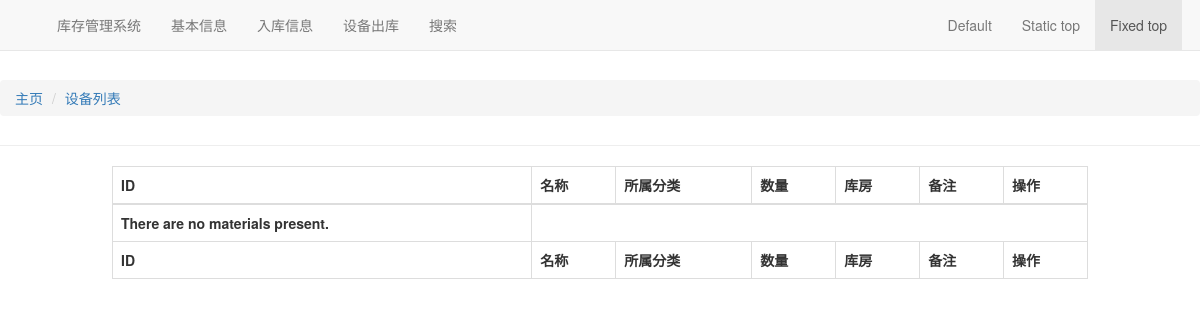
/asset/materials, run on an earlier commit of the app's database.
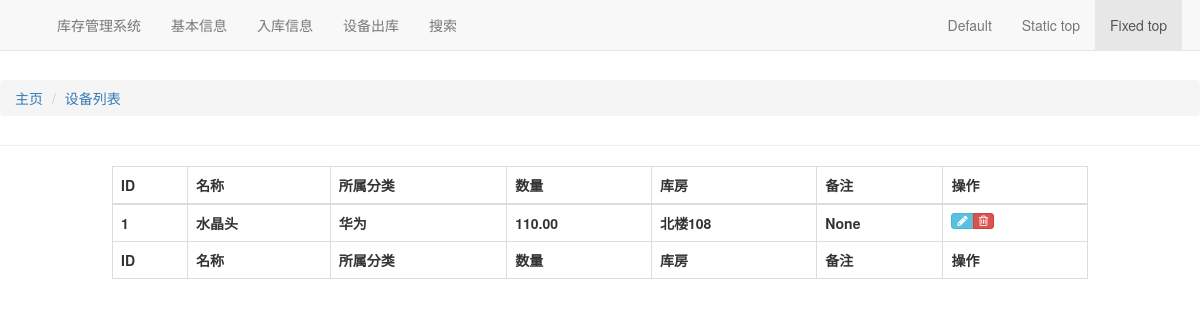
And on a later commit of the database.
### asset/models.py (models this page shows, shortened)
class Material(CommonInfo):
    classification = models.ForeignKey(Wordbook,
                                       blank=True,
                                       on_delete=models.SET_NULL,
                                       related_name='material_classifications',
                                       null=True,
                                       verbose_name="类型")
    name = models.ForeignKey(Wordbook,
                             blank=True,
                             on_delete=models.SET_NULL,
                             related_name='material_names',
                             null=True,
                             verbose_name="名称")
    amount = models.DecimalField(default=0,
                                 max_digits=10,
                                 decimal_places=2,
                                 verbose_name="数量")
    warehouse = models.ForeignKey(Warehouse,
                                  on_delete=models.SET_NULL,
                                  blank=True,
                                  null=True,
                                  verbose_name="所在库房")
    class Meta:
        verbose_name = '材料表'
        verbose_name_plural = '材料表'

### basic/models.py (models this page shows, shortened)
class CommonInfo(models.Model):
    check_choice = (
        (True, u'已审核'),
        (False, u'未审核'),
    )
    attach = models.FileField(upload_to='attachment/%Y/%m/%d',
                              verbose_name='附件',
                              blank=True,
                              null=True)
    check = models.BooleanField(default=False,
                                choices=check_choice,
                                verbose_name=u"是否审核")
    create_date = models.DateTimeField(blank=True,
                                       null=True,
                                       auto_now_add=True,
                                       verbose_name=u"创建时间")
    modify_date = models.DateTimeField(blank=True,
                                       null=True,
                                       auto_now=True,
                                       verbose_name=u"修改时间")
    description = models.CharField(max_length=100,
                                   blank=True,
                                   null=True,
                                   verbose_name=u"备注")
    class Meta:
        app_label = 'stock'
        abstract = True
        ordering = ['-modify_date']

class Wordbook(CommonInfo):
    name = models.CharField(max_length=30,
                            unique=True,
                            verbose_name=u"名称",
                            db_index=True)
    class Meta:
        verbose_name = u'字典表'
        verbose_name_plural = u'字典表'

class Warehouse(CommonInfo):
    name = models.CharField(max_length=30,
                            unique=True,
                            verbose_name=u"名称",
                            db_index=True)
    location = models.CharField(max_length=50, unique=True, verbose_name=u"位置")
    class Meta:
        verbose_name = u'库房表'
        verbose_name_plural = u'库房表'

### asset/views.py (the view)
# urls.py: path('materials', MaterialList.as_view(), name='materials'),
class MaterialList(ListView):
    model = Material

### templates/asset/material_list.html (shortened to what this page needs)
{% extends 'base.html' %}
{% block breadcrumb %}
<li id="orbit"><a href="{%url 'asset:materials' %}">设备列表</a></li>
{% endblock %}
{% block maincontent %}
<div id="data" class="col-md-10 col-md-offset-1">
    <table id='dataTable' class='table table-bordered table-hover' cellspacing='0' width='100%'>
        <thead>
            <tr>
                <th>ID</th>
                <th>名称</th>
                <th>所属分类</th>
                <th>数量</th>
                <th>库房</th>
                <th>备注</th>
                <th>操作</th>
            </tr>
        </thead>
        {% if object_list %}
        {% for m in object_list %}
        <tr>
            <th>{{ m.id }}</th>
            <th>{{ m.name.name }}</th>
            <th>{{ m.classification.name }}</th>
            <th>{{ m.amount }}</th>
            <th>{{ m.warehouse.name }}</th>
            <th>{{ m.description }}</th>
            <th>
                <div class="hidden-sm hidden-xs btn-group">
                    <a class="btn btn-xs btn-info" href="{% url 'asset:edit_material' m.id %}">
                        <i class="ace-icon fa fa-pencil bigger-120"></i>
                    </a>
                    <a class="btn btn-xs btn-danger" href="{% url 'asset:delete_material' m.id %}">
                        <i class="ace-icon fa fa-trash-o bimgger-120"></i>
                    </a>
                </div>
            </th>
        </tr>
        {% endfor %}
        {% else %}
        <tr>
            <th><strong>There are no materials present.</strong></th>
        </tr>
        {% endif %}
        <tfoot>
            <tr>
                <th>ID</th>
                <th>名称</th>
                <th>所属分类</th>
                <th>数量</th>
                <th>库房</th>
                <th>备注</th>
                <th>操作</th>
            </tr>
        </tfoot>
    </table>
</div>
{% endblock %}

What changed in the data, as far as the page shows it:
added Material: id "1", name.name "水晶头", classification.name "华为", amount "110.00", warehouse.name "北楼108", description "None"
Also different on the page:
text no longer shown: "There are no materials present."
